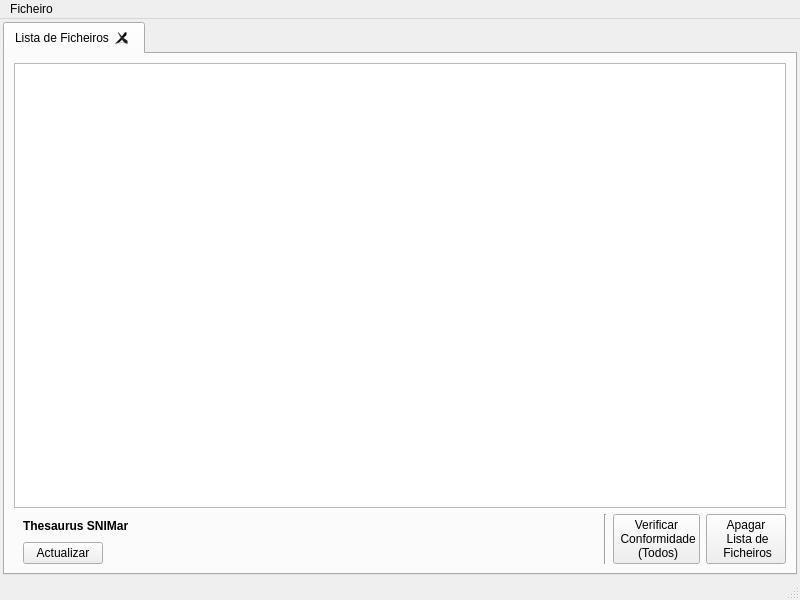
<?xml version="1.0" encoding="UTF-8"?>
<ui version="4.0">
 <class>mainwindow</class>
 <widget class="QMainWindow" name="mainwindow">
  <property name="geometry">
   <rect>
    <x>0</x>
    <y>0</y>
    <width>800</width>
    <height>600</height>
   </rect>
  </property>
  <property name="minimumSize">
   <size>
    <width>800</width>
    <height>600</height>
   </size>
  </property>
  <property name="focusPolicy">
   <enum>Qt::ClickFocus</enum>
  </property>
  <property name="windowTitle">
   <string>MainWindow</string>
  </property>
  <property name="locale">
   <locale language="Portuguese" country="Portugal"/>
  </property>
  <property name="toolButtonStyle">
   <enum>Qt::ToolButtonTextBesideIcon</enum>
  </property>
  <widget class="QWidget" name="centralwidget">
   <layout class="QGridLayout" name="gridLayout">
    <property name="leftMargin">
     <number>3</number>
    </property>
    <property name="topMargin">
     <number>3</number>
    </property>
    <property name="rightMargin">
     <number>3</number>
    </property>
    <property name="bottomMargin">
     <number>3</number>
    </property>
    <item row="0" column="0">
     <widget class="QTabWidget" name="tabWidget">
      <property name="focusPolicy">
       <enum>Qt::ClickFocus</enum>
      </property>
      <property name="currentIndex">
       <number>0</number>
      </property>
      <property name="tabsClosable">
       <bool>true</bool>
      </property>
      <widget class="QWidget" name="filelist">
       <property name="focusPolicy">
        <enum>Qt::ClickFocus</enum>
       </property>
       <attribute name="title">
        <string>Lista de Ficheiros</string>
       </attribute>
       <layout class="QGridLayout" name="gridLayout_2">
        <item row="2" column="3">
         <widget class="QPushButton" name="btn_conform_all">
          <property name="maximumSize">
           <size>
            <width>110</width>
            <height>16777215</height>
           </size>
          </property>
          <property name="text">
           <string>Verificar
 Conformidade
 (Todos)</string>
          </property>
         </widget>
        </item>
        <item row="2" column="2">
         <widget class="Line" name="line_2">
          <property name="orientation">
           <enum>Qt::Vertical</enum>
          </property>
         </widget>
        </item>
        <item row="2" column="4">
         <widget class="QPushButton" name="btn_delete_all">
          <property name="maximumSize">
           <size>
            <width>110</width>
            <height>16777215</height>
           </size>
          </property>
          <property name="text">
           <string>Apagar
 Lista de
 Ficheiros</string>
          </property>
         </widget>
        </item>
        <item row="0" column="0" colspan="5">
         <widget class="QTableView" name="filetable">
          <property name="editTriggers">
           <set>QAbstractItemView::NoEditTriggers</set>
          </property>
          <property name="alternatingRowColors">
           <bool>true</bool>
          </property>
          <property name="gridStyle">
           <enum>Qt::SolidLine</enum>
          </property>
          <property name="sortingEnabled">
           <bool>true</bool>
          </property>
          <property name="cornerButtonEnabled">
           <bool>false</bool>
          </property>
          <attribute name="horizontalHeaderCascadingSectionResizes">
           <bool>true</bool>
          </attribute>
          <attribute name="horizontalHeaderMinimumSectionSize">
           <number>10</number>
          </attribute>
         </widget>
        </item>
        <item row="2" column="0">
         <widget class="QWidget" name="thesaurus_version_wrapper" native="true">
          <property name="maximumSize">
           <size>
            <width>280</width>
            <height>16777215</height>
           </size>
          </property>
          <layout class="QGridLayout" name="gridLayout_3">
           <property name="topMargin">
            <number>0</number>
           </property>
           <property name="bottomMargin">
            <number>0</number>
           </property>
           <property name="horizontalSpacing">
            <number>6</number>
           </property>
           <property name="verticalSpacing">
            <number>4</number>
           </property>
           <item row="0" column="0" colspan="2">
            <widget class="QLabel" name="thesaurus_title_label">
             <property name="font">
              <font>
               <weight>75</weight>
               <bold>true</bold>
              </font>
             </property>
             <property name="text">
              <string>Thesaurus SNIMar</string>
             </property>
            </widget>
           </item>
           <item row="1" column="0">
            <widget class="QPushButton" name="thesaurus_update">
             <property name="enabled">
              <bool>true</bool>
             </property>
             <property name="toolTip">
              <string>Atualizar a lista de palavras do Thesaurus SNIMar</string>
             </property>
             <property name="text">
              <string>Actualizar</string>
             </property>
             <property name="checkable">
              <bool>false</bool>
             </property>
             <property name="flat">
              <bool>false</bool>
             </property>
            </widget>
           </item>
          </layout>
         </widget>
        </item>
        <item row="2" column="1" alignment="Qt::AlignBottom">
         <widget class="QWidget" name="widget" native="true">
          <property name="sizePolicy">
           <sizepolicy hsizetype="MinimumExpanding" vsizetype="Minimum">
            <horstretch>0</horstretch>
            <verstretch>0</verstretch>
           </sizepolicy>
          </property>
          <layout class="QVBoxLayout" name="verticalLayout"/>
         </widget>
        </item>
       </layout>
      </widget>
     </widget>
    </item>
   </layout>
  </widget>
  <widget class="QMenuBar" name="menubar">
   <property name="geometry">
    <rect>
     <x>0</x>
     <y>0</y>
     <width>800</width>
     <height>20</height>
    </rect>
   </property>
   <property name="focusPolicy">
    <enum>Qt::ClickFocus</enum>
   </property>
   <widget class="QMenu" name="filemenu">
    <property name="title">
     <string>Ficheiro</string>
    </property>
    <widget class="QMenu" name="menu_new">
     <property name="title">
      <string>Novo</string>
     </property>
     <addaction name="new_dataset"/>
     <addaction name="new_serie"/>
     <addaction name="new_service"/>
    </widget>
    <addaction name="menu_new"/>
    <addaction name="menu_open"/>
    <addaction name="menu_add_dir"/>
    <addaction name="separator"/>
    <addaction name="menu_save"/>
    <addaction name="menu_saveas"/>
    <addaction name="menu_save_all"/>
    <addaction name="separator"/>
    <addaction name="menu_close"/>
    <addaction name="menu_codelists"/>
    <addaction name="menu_resave"/>
   </widget>
   <addaction name="filemenu"/>
  </widget>
  <widget class="QStatusBar" name="statusbar">
   <property name="focusPolicy">
    <enum>Qt::ClickFocus</enum>
   </property>
  </widget>
  <action name="new_dataset">
   <property name="text">
    <string>Conjunto de Dados Geograficos</string>
   </property>
  </action>
  <action name="menu_save">
   <property name="text">
    <string>Guardar</string>
   </property>
  </action>
  <action name="menu_saveas">
   <property name="text">
    <string>Guardar como</string>
   </property>
  </action>
  <action name="menu_close">
   <property name="text">
    <string>Fechar</string>
   </property>
  </action>
  <action name="menu_open">
   <property name="text">
    <string>Abrir</string>
   </property>
  </action>
  <action name="menu_add_dir">
   <property name="text">
    <string>Abrir Pasta</string>
   </property>
  </action>
  <action name="new_serie">
   <property name="text">
    <string>Série</string>
   </property>
  </action>
  <action name="new_service">
   <property name="text">
    <string>Serviço</string>
   </property>
  </action>
  <action name="menu_save_all">
   <property name="text">
    <string>Guardar Todos</string>
   </property>
  </action>
  <action name="menu_codelists">
   <property name="enabled">
    <bool>false</bool>
   </property>
   <property name="text">
    <string>Atualizar Codelists</string>
   </property>
   <property name="visible">
    <bool>false</bool>
   </property>
  </action>
  <action name="menu_resave">
   <property name="text">
    <string>Atualizar Metadados</string>
   </property>
  </action>
 </widget>
 <resources/>
 <connections/>
</ui>
